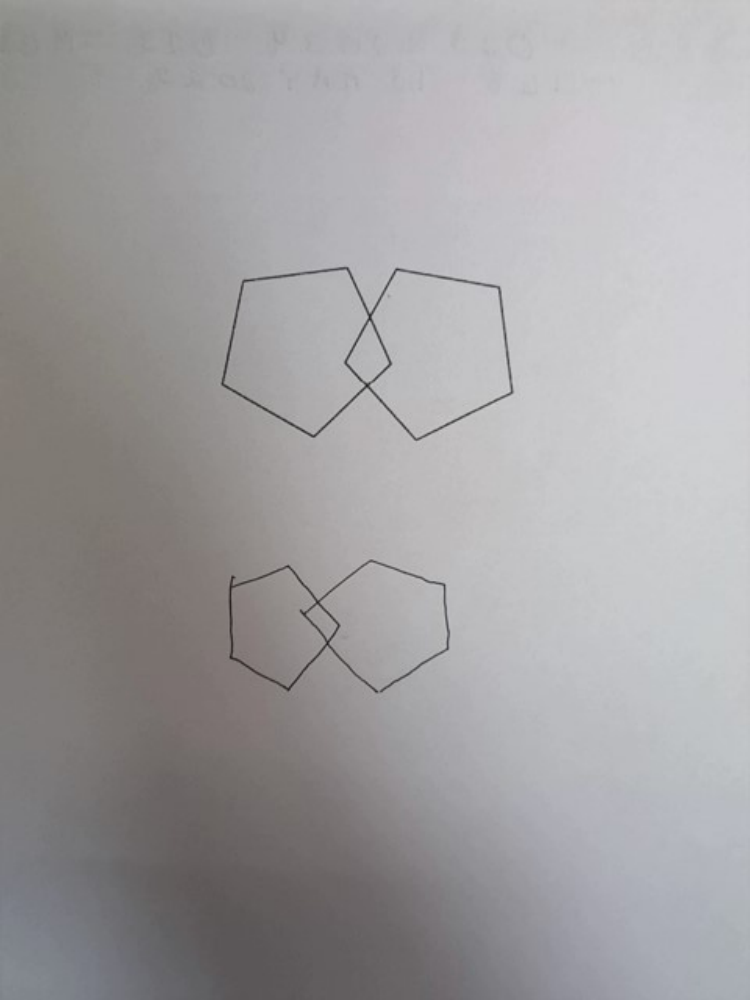
#> input picture pct/dataset/samples/0ECFA35F-87BC-4189-8AF8-08DD8B834DD4_Week_168_Visit_PACC_-_Version_A_MMSEdrawing_page1.png, 750 x 1000 px
$ python -i template_detection.py   (imports and definitions only)
#> lines starting #> are read from the running program, lines starting #| are printed output that depends on the picture; after the words box and inside, x2 and y2 are one past the last pixel; in counts of white or black regions, pixels touching at a corner belong together; long printed decimals are rounded
#> further down, picture is the input picture: shape (1000, 750, 3); mean B, G, R 161.8, 160.2, 161.9
### pct/utils/utils.py
import time
import functools
import cv2
import numpy as np
from typing import Any

# --------------------------------------------COMPUTER VISION UTILS ------------------------------------------------
# [14 lines left out: function canny_edge_detection, not called in this run]

def binarize_img(img_bgr: np.ndarray):
    gray = cv2.cvtColor(img_bgr, cv2.COLOR_BGR2GRAY)
    # adaptive mean thresholding for binarization
    c_val = 17
    binary_img = cv2.adaptiveThreshold(gray, 255, cv2.ADAPTIVE_THRESH_MEAN_C, cv2.THRESH_BINARY_INV, 93, c_val)
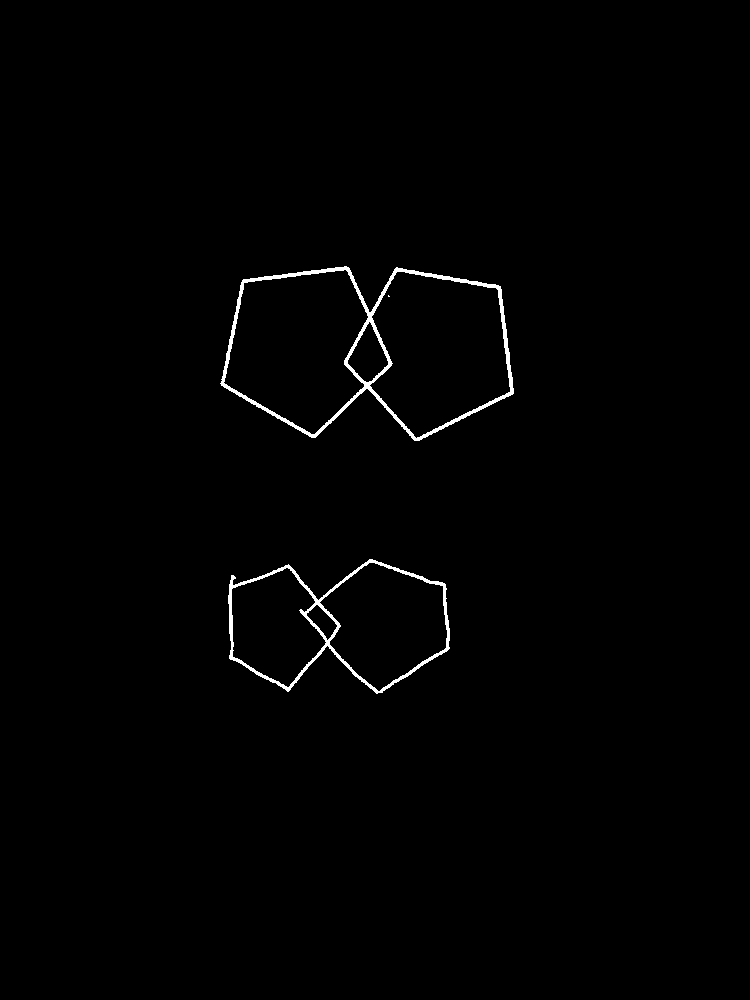
#> binary_img: shape (1000, 750); 0.85% white; 3 white regions (1 under 20 px)

    # cleaning up the binary image morphologically
    # Opening = Erosion followed by Dilation. Removes small white noise (speckles).
    # Define the kernel (a 2x2 or 3x3 square kernel is common for noise)
    kernel = np.ones((1, 1), np.uint8)
    # Apply the morphological opening operation
    cleaned_binary_img = cv2.morphologyEx(binary_img, cv2.MORPH_OPEN, kernel)

    return binary_img, cleaned_binary_img

def get_point_distance(p1: np.ndarray, p2: np.ndarray):
    return np.linalg.norm(p1-p2) # pixel units (taking manhattan distance)

# [12 lines left out: function approximate_polygon, not called in this run]


def point_on_segment(x, y, xA, yA, xB, yB, eps):
    return (min(xA, xB) - eps <= x <= max(xA, xB) + eps and min(yA, yB) - eps <= y <= max(yA, yB) + eps) # check if the points inside the line segment

# [120 lines left out: functions get_intersection_point, get_contour_info, display_ascii_params, log_perf, not called in this run]
# ------------------------------------------------------------

### pct/algos/template_detection.py
# differentiating template diagram from hand-drawn diagram

# just a test based on an observation of few samples

import numpy as np
import cv2
from utils import binarize_img

def extract_polygon_and_contours(img_bgr: np.ndarray):
    ann_img = img_bgr.copy()
    # outermost contour detection from edges detected
    edges, cleaned_edges = binarize_img(img_bgr=img_bgr)

    contours, _ = cv2.findContours(cleaned_edges, cv2.RETR_EXTERNAL, cv2.CHAIN_APPROX_NONE)
#> contours = 2 contours; box (x1, y1, x2, y2) and area: (220, 266, 514, 441) 38013, (228, 559, 450, 694) 20823
    print(f"Number of detected contours: {len(contours)}")
#| Number of detected contours: 2

    # ---- set contour filtering params ----
    MIN_CONTOUR_AREA = 5000
    MIN_SOLIDITY = 0.75 # range=[0, 1] 1 means the contours are more convex
    PERIMETER_FACTOR = 0.02 # epsilong factor
    # --------------------------------------

    candidate_contours = []
    estimated_ply_contours = [] # will be a linearized structure/contours (i.e no curves just an estimated polygons reconstructed via lines drawn between vertices approximated)
    for i, cnt in enumerate(contours):
        cnt_area = cv2.contourArea(cnt)
        if cnt_area < MIN_CONTOUR_AREA:
            continue
        hull = cv2.convexHull(cnt)
        hull_area = cv2.contourArea(hull)
        solidity = float(cnt_area)/hull_area
        if solidity < MIN_SOLIDITY:
            continue

        candidate_contours.append(cnt)
        # combined outer polygon approximation
        epsilon = PERIMETER_FACTOR*cv2.arcLength(cnt, True) # weighted perimeter
        approx = cv2.approxPolyDP(cnt, epsilon, True)
        estimated_ply_contours.append(approx)
        # sanity check on the figure approximated polygon points ---> (should be 12(printed)+12(hand-drawn) ideally)
        for j, vertices in enumerate(approx):
            vx, vy = vertices[0]
            center = (int(vx), int(vy))
            # Draw the vertex point
            label = f"v{j}"
            cv2.circle(ann_img, center, 5, (255, 0, 0), -1)
            cv2.putText(ann_img, f"{label}", (center), cv2.FONT_HERSHEY_SIMPLEX, 0.6, (0,0,0), 1)
#> this loop made 2 passes
#> (cnt_area, hull_area, solidity, epsilon) on passes 1 to 2: (20823, 24982, 0.834, 14.78), (38013, 42074.5, 0.903, 18.87)
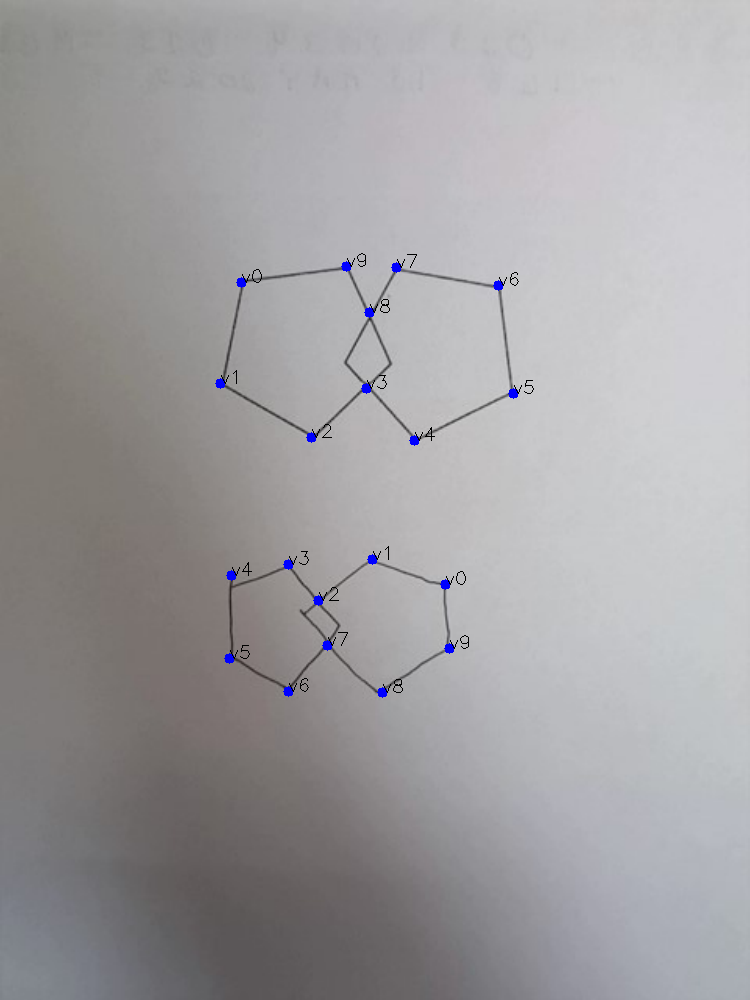
#> ann_img: shape (1000, 750, 3); 0.33% of pixels changed, all inside (x1, y1, x2, y2) = (215, 253, 534, 698)
#> after the loop, candidate_contours has the same summary as contours; estimated_ply_contours = 2 contours; box (x1, y1, x2, y2) and area: (220, 266, 514, 441) 37650, (229, 559, 450, 693) 20874

    return ann_img, candidate_contours, estimated_ply_contours

def differentiate_template_figure(img_bgr:np.ndarray):
    ann_img, contours, poly_approx = extract_polygon_and_contours(img_bgr=img_bgr)
#> poly_approx has the same summary as estimated_ply_contours in extract_polygon_and_contours
    for i, (cnt, poly) in enumerate(zip(contours, poly_approx)):
        match_shape_value = cv2.matchShapes(cnt, poly, cv2.CONTOURS_MATCH_I3, 0)
        print(f"Contour {i+1} Match Score (Original vs. Polygon): {match_shape_value:.6f}")
        # annotating both contours and the polygon approx
        cv2.drawContours(ann_img, cnt, -1, (0,0,255), 1)
        cv2.drawContours(ann_img, [poly], -1, (0, 255, 0), 1)
        x, y, w, h = cv2.boundingRect(cnt)
        cv2.putText(ann_img, f"Match: {match_shape_value:.4f}", (x, y), cv2.FONT_HERSHEY_SIMPLEX, 0.6, (0, 0, 255), 2)
#> this loop made 2 passes
#> (match_shape_value, x, y, w, h) on passes 1 to 2: (0.0897, 228, 559, 222, 135), (0.00309, 220, 266, 294, 175)
#| Contour 1 Match Score (Original vs. Polygon): 0.0897
#| Contour 2 Match Score (Original vs. Polygon): 0.003094
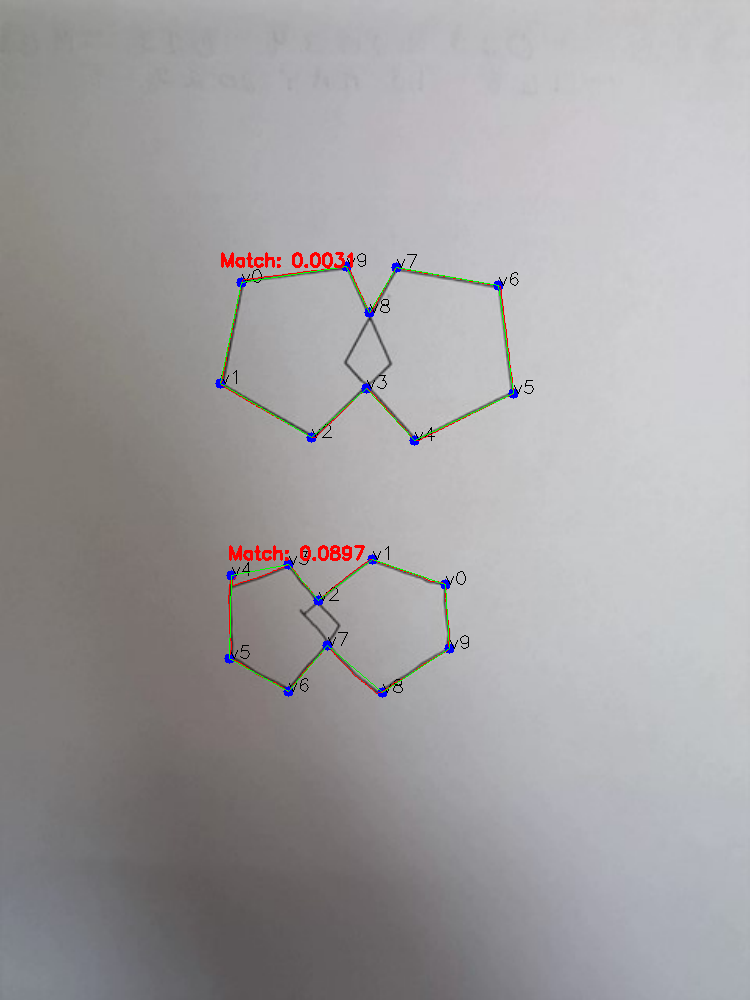
#> ann_img: shape (1000, 750, 3); 0.57% of pixels changed, all inside (x1, y1, x2, y2) = (220, 252, 514, 694)

    return ann_img

>>> import cv2
>>> picture = cv2.imread('../dataset/samples/0ECFA35F-87BC-4189-8AF8-08DD8B834DD4_Week_168_Visit_PACC_-_Version_A_MMSEdrawing_page1.png')
>>> result = differentiate_template_figure(picture)

$ run again, on pct/dataset/samples/3958C7C5-417F-4D7A-24E6-08DD6B7CB098_Week_48_Visit_PACC_-_Version_A_MMSEdrawing_page1.png
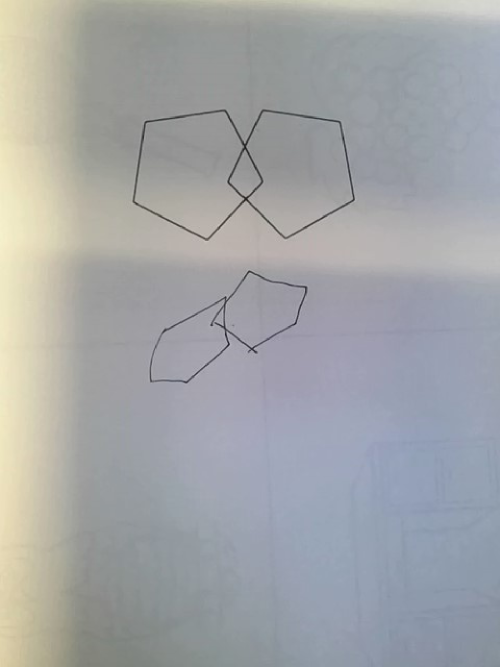
#> input picture pct/dataset/samples/3958C7C5-417F-4D7A-24E6-08DD6B7CB098_Week_48_Visit_PACC_-_Version_A_MMSEdrawing_page1.png, 1000 x 1334 px (shown at 1/2 size)
#> picture is the input picture: shape (1334, 1000, 3); mean B, G, R 167.3, 165.1, 163
#> in binarize_img, `binary_img = cv2.adaptiveThreshold(gray, 255, cv2.ADAPTIVE_THRESH_MEAN..`:
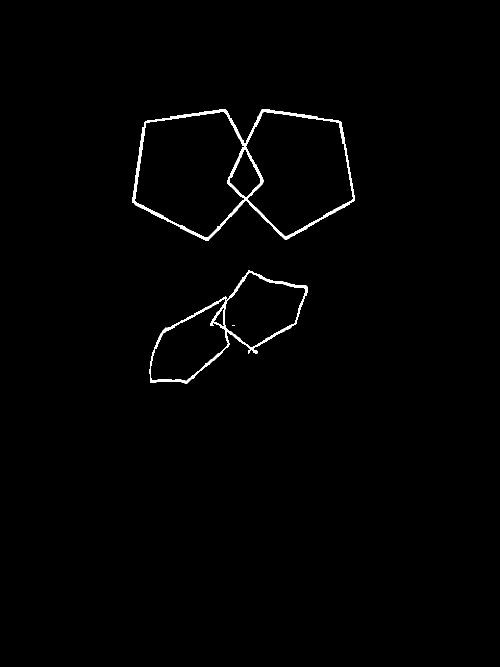
#> binary_img: shape (1334, 1000) (shown at 1/2 size); 0.88% white; 3 white regions (1 under 20 px)
#> in extract_polygon_and_contours, `contours, _ = cv2.findContours(cleaned_edges, cv2.RETR_EXTERNAL, cv2.C..`: contours = 2 contours; box (x1, y1, x2, y2) and area: (265, 219, 710, 482) 87738, (298, 540, 615, 767) 33440
#| Number of detected contours: 2
#> the loop in extract_polygon_and_contours, `for i, cnt in enumerate(contours):` made 2 passes
#> (cnt_area, hull_area, solidity, epsilon) on passes 1 to 2: (33439.5, 40882, 0.818, 22.62), (87738.5, 97523, 0.9, 31.36)
#> after the loop in extract_polygon_and_contours, `for i, cnt in enumerate(contours):`: candidate_contours has the same summary as contours; estimated_ply_contours = 2 contours; box (x1, y1, x2, y2) and area: (265, 219, 710, 482) 86698, (300, 540, 615, 767) 32380
#> in differentiate_template_figure, `ann_img, contours, poly_approx = extract_polygon_and_contours(img_bgr=..`: poly_approx has the same summary as estimated_ply_contours in extract_polygon_and_contours
#> the loop in differentiate_template_figure, `for i, (cnt, poly) in enumerate(zip(contours, poly_approx)):` made 2 passes
#> (match_shape_value, x, y, w, h) on passes 1 to 2: (0.182, 298, 540, 317, 227), (0.00177, 265, 219, 445, 263)
#> (printed output is left out)
#> after the loop in differentiate_template_figure, `for i, (cnt, poly) in enumerate(zip(contours, poly_approx)):`:
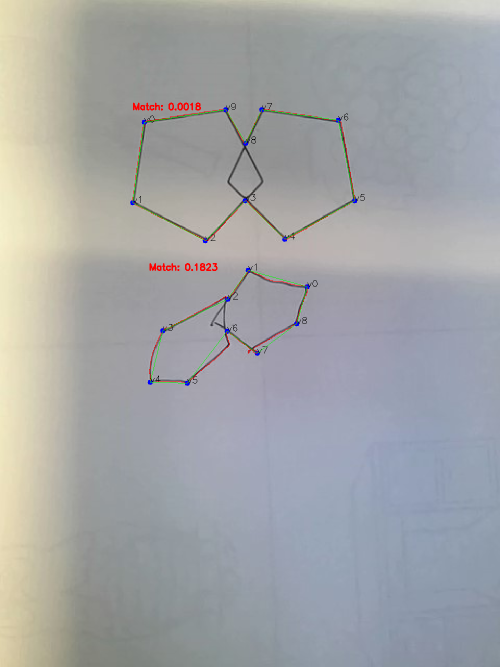
#> ann_img: shape (1334, 1000, 3) (shown at 1/2 size); mean B, G, R 166.8, 164.7, 162.9

$ run again, on pct/dataset/samples/48964A27-FA15-4688-6CE4-08DD81123178_Week_48_Visit_PACC_-_Version_A_MMSEdrawing_page1.png
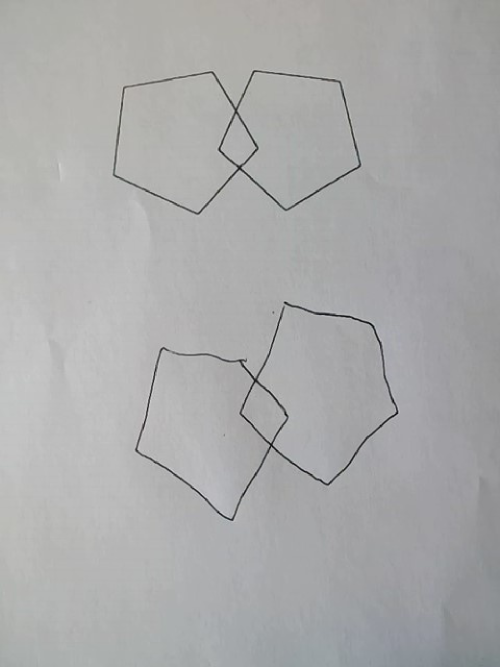
#> input picture pct/dataset/samples/48964A27-FA15-4688-6CE4-08DD81123178_Week_48_Visit_PACC_-_Version_A_MMSEdrawing_page1.png, 1000 x 1334 px (shown at 1/2 size)
#> picture is the input picture: shape (1334, 1000, 3); mean B, G, R 170.9, 170.6, 170.3
#> in binarize_img, `binary_img = cv2.adaptiveThreshold(gray, 255, cv2.ADAPTIVE_THRESH_MEAN..`:
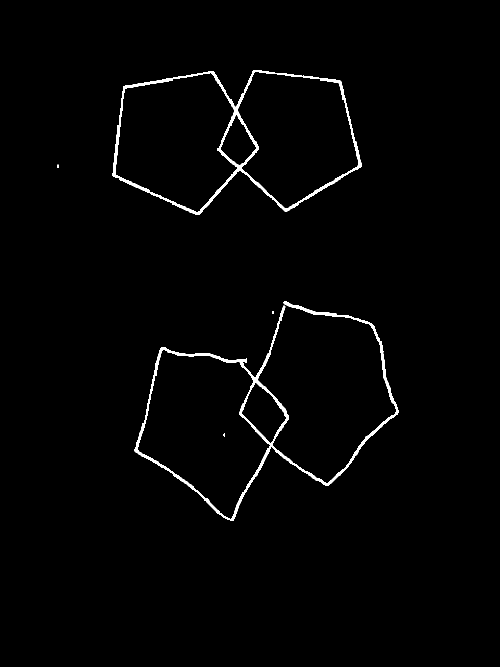
#> binary_img: shape (1334, 1000) (shown at 1/2 size); 1.3% white; 5 white regions (3 under 20 px)
#> in extract_polygon_and_contours, `contours, _ = cv2.findContours(cleaned_edges, cv2.RETR_EXTERNAL, cv2.C..`: contours = 4 contours, 2 with area under 20; largest, box (x1, y1, x2, y2) and area: (225, 140, 723, 429) 106300, (269, 602, 798, 1042) 67778
#| Number of detected contours: 4
#> the loop in extract_polygon_and_contours, `for i, cnt in enumerate(contours):` made 4 passes
#> (cnt_area, hull_area, solidity) on pass 2: (67778, 161476.5, 0.42)
#> after the loop in extract_polygon_and_contours, `for i, cnt in enumerate(contours):`: candidate_contours = 1 contour; box (x1, y1, x2, y2) and area: (225, 140, 723, 429) 106300; estimated_ply_contours = 1 contour; box (x1, y1, x2, y2) and area: (225, 140, 723, 429) 105334
#> in differentiate_template_figure, `ann_img, contours, poly_approx = extract_polygon_and_contours(img_bgr=..`: contours has the same summary as candidate_contours in extract_polygon_and_contours; poly_approx has the same summary as estimated_ply_contours in extract_polygon_and_contours
#> the loop in differentiate_template_figure, `for i, (cnt, poly) in enumerate(zip(contours, poly_approx)):` made 1 pass
#> (match_shape_value, x, y, w, h) on pass 1: (0.00429, 225, 140, 498, 289)
#> (printed output is left out)
#> after the loop in differentiate_template_figure, `for i, (cnt, poly) in enumerate(zip(contours, poly_approx)):`:
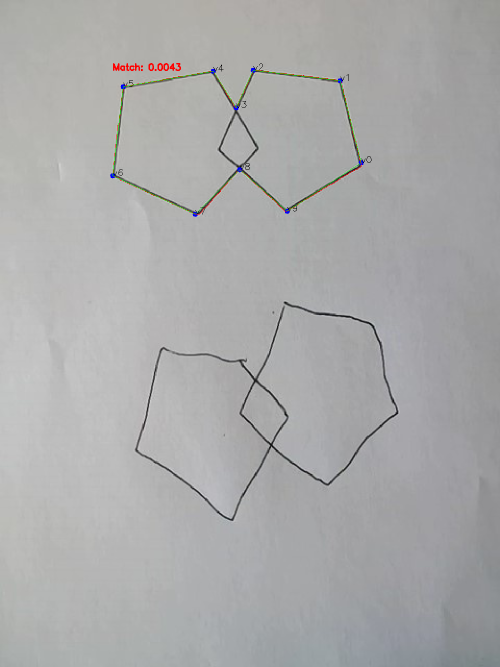
#> ann_img: shape (1334, 1000, 3) (shown at 1/2 size); mean B, G, R 170.6, 170.4, 170.3
